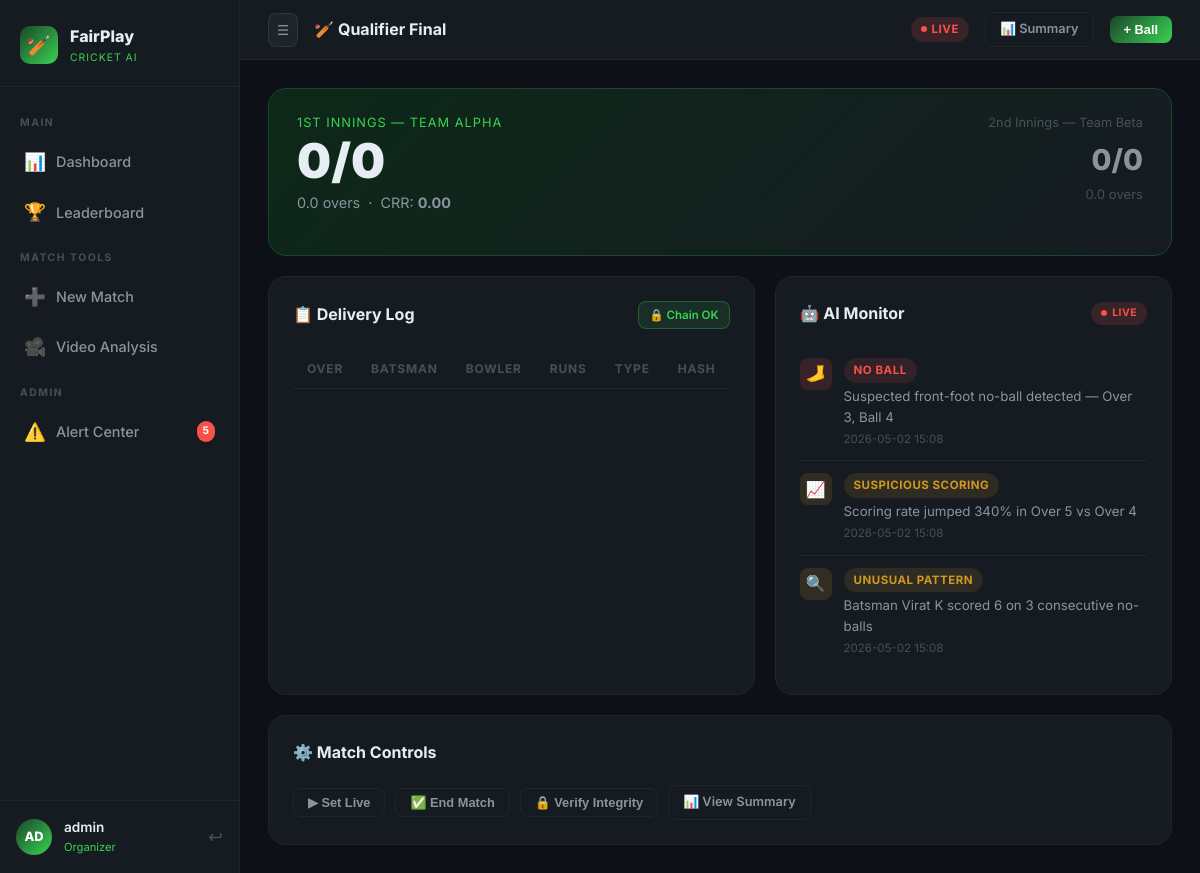
Page /match/1 (signed in) on the committed database.
### tables this page shows
CREATE TABLE matches (
            id INTEGER PRIMARY KEY AUTOINCREMENT,
            title TEXT NOT NULL,
            team_a TEXT NOT NULL,
            team_b TEXT NOT NULL,
            venue TEXT,
            overs INTEGER DEFAULT 20,
            status TEXT DEFAULT 'upcoming',
            winner TEXT,
            created_by INTEGER,
            created_at TEXT DEFAULT CURRENT_TIMESTAMP,
            FOREIGN KEY(created_by) REFERENCES users(id)
        );

CREATE TABLE alerts (
            id INTEGER PRIMARY KEY AUTOINCREMENT,
            match_id INTEGER,
            alert_type TEXT NOT NULL,
            severity TEXT DEFAULT 'medium',
            description TEXT,
            delivery_id INTEGER,
            created_at TEXT DEFAULT CURRENT_TIMESTAMP,
            resolved INTEGER DEFAULT 0
        );

### app.py (the view)
@app.route('/match/<int:match_id>')
@login_required
def match_live(match_id):
    conn = get_db()
    match = conn.execute('SELECT * FROM matches WHERE id=?', (match_id,)).fetchone()
    if not match:
        return redirect(url_for('dashboard'))
    alerts = conn.execute(
        'SELECT * FROM alerts WHERE match_id=? ORDER BY created_at DESC LIMIT 20',
        (match_id,)
    ).fetchall()
    conn.close()
    score = get_match_score(match_id, 1)
    score2 = get_match_score(match_id, 2)
    return render_template('match_live.html',
                           match=match,
                           score=score,
                           score2=score2,
                           alerts=alerts)

### app.py (called while the page is built)
def login_required(f):
    @wraps(f)
    def decorated(*args, **kwargs):
        if 'user_id' not in session:
            return redirect(url_for('login'))
        return f(*args, **kwargs)
    return decorated

### database.py (called while the page is built)
def get_db():
    conn = sqlite3.connect(DB_PATH)
    conn.row_factory = sqlite3.Row
    return conn

def get_match_score(match_id: int, innings: int = 1) -> dict:
    conn = get_db()
    c = conn.cursor()
    rows = c.execute(
        'SELECT * FROM deliveries WHERE match_id=? AND innings=? ORDER BY id ASC',
        (match_id, innings)
    ).fetchall()
    total_runs = sum(r['runs'] + r['extras'] for r in rows)
    wickets = sum(1 for r in rows if r['is_wicket'])
    legal_balls = sum(1 for r in rows if not r['extra_type'] or r['extra_type'] not in ('wide', 'noball'))
    overs_complete = legal_balls // 6
    balls_rem = legal_balls % 6
    conn.close()
    return {
        'runs': total_runs,
        'wickets': wickets,
        'overs': f"{overs_complete}.{balls_rem}",
        'legal_balls': legal_balls,
        'deliveries': [dict(r) for r in rows]
    }

### templates/match_live.html (shortened to what this page needs)
{% extends "base.html" %}
{% block topbar_title %}🏏 {{ match.title }}{% endblock %}
{% block topbar_actions %}
  <span class="badge badge-{{ match.status }}">{{ match.status|upper }}</span>
  <a href="/match/{{ match.id }}/summary" class="btn btn-sm btn-outline">📊 Summary</a>
  {% if session.role in ['umpire','organizer'] %}
  <button class="btn btn-sm btn-primary" onclick="openModal('deliveryModal')">+ Ball</button>
  {% endif %}
{% endblock %}
{% block content %}
<div class="scoreboard" style="margin-bottom:20px;">
  <div style="display:flex;justify-content:space-between;align-items:flex-start;flex-wrap:wrap;gap:16px;">
    <div>
      <div style="font-size:0.8rem;color:var(--green-accent);letter-spacing:1px;text-transform:uppercase;margin-bottom:4px;">1st Innings — {{ match.team_a }}</div>
      <div class="score-main" id="score-display">{{ score.runs }}/{{ score.wickets }}</div>
      <div class="score-detail">{{ score.overs }} overs &nbsp;·&nbsp; CRR: <strong id="crr">{% if score.legal_balls > 0 %}{{ "%.2f"|format(score.runs / (score.legal_balls/6)) }}{% else %}0.00{% endif %}</strong></div>
    </div>
    <div style="text-align:right;">
      <div style="font-size:0.8rem;color:var(--text-muted);margin-bottom:4px;">2nd Innings — {{ match.team_b }}</div>
      <div style="font-size:1.8rem;font-weight:800;color:var(--text-secondary);">{{ score2.runs }}/{{ score2.wickets }}</div>
      <div style="font-size:0.82rem;color:var(--text-muted);">{{ score2.overs }} overs</div>
    </div>
  </div>
</div>
<div class="grid-2" style="gap:20px;">
  <div class="card">
    <div class="card-header">
      <span class="card-title">📋 Delivery Log</span>
      <span id="tamper-badge" class="tamper-status tamper-ok" style="font-size:0.72rem;padding:4px 10px;">🔒 Chain OK</span>
    </div>
    <div class="table-wrap" style="max-height:380px;overflow-y:auto;">
      <table>
        <thead>
          <tr>
            <th>Over</th><th>Batsman</th><th>Bowler</th><th>Runs</th><th>Type</th><th>Hash</th>
          </tr>
        </thead>
      </table>
    </div>
  </div>
  <div class="card">
    <div class="card-header">
      <span class="card-title">🤖 AI Monitor</span>
      <span class="badge badge-live" style="font-size:0.65rem;">LIVE</span>
    </div>
    <div id="ai-alert-feed" style="max-height:380px;overflow-y:auto;">
      {% if alerts %}
        {% for a in alerts %}
        <div class="alert-item">
          <div class="alert-icon {{ a.severity }}">
            {% if a.alert_type == 'no_ball' %}🦶{% elif a.alert_type == 'suspicious_scoring' %}📈{% elif a.alert_type == 'unusual_pattern' %}🔍{% else %}⚠️{% endif %}
          </div>
          <div>
            <div style="display:flex;gap:6px;margin-bottom:3px;">
              <span class="badge badge-{{ a.severity }}">{{ a.alert_type|replace('_',' ')|upper }}</span>
            </div>
            <div class="alert-text">{{ a.description }}</div>
            <div class="alert-time">{{ a.created_at[:16].replace('T',' ') }}</div>
          </div>
        </div>
        {% endfor %}
      {% else %}
        <div style="text-align:center;padding:40px;color:var(--text-muted);">
          <div style="font-size:2rem;">✅</div>
          <div style="margin-top:8px;">No alerts detected</div>
        </div>
      {% endif %}
    </div>
  </div>
</div>
{% if session.role in ['umpire','organizer'] %}
<div class="card" style="margin-top:20px;">
  <div class="card-header"><span class="card-title">⚙️ Match Controls</span></div>
  <div style="display:flex;gap:10px;flex-wrap:wrap;align-items:center;">
    <button class="btn btn-outline btn-sm" onclick="setStatus('live')">▶ Set Live</button>
    <button class="btn btn-outline btn-sm" onclick="setStatus('completed')">✅ End Match</button>
    <button class="btn btn-outline btn-sm" onclick="verifyChain()">🔒 Verify Integrity</button>
    <a href="/match/{{ match.id }}/summary" class="btn btn-outline btn-sm">📊 View Summary</a>
  </div>
</div>
{% endif %}
{% endblock %}

### static/css/styles.css (style rules this page uses)
:root { --green-dark: #0d2818; --green-mid: #1a472a; --green-accent: #39d353; --green-light: #56f07a; --dark-bg: #0d1117; --dark-card: #161b22; --dark-border: #21262d; --dark-hover: #1c2128; --text-primary: #e6edf3; --text-secondary: #8b949e; --text-muted: #484f58; --glass: rgba(255, 255, 255, 0.04); --glass-border: rgba(255, 255, 255, 0.08); --red: #f85149; --orange: #d29922; --blue: #388bfd; --radius: 12px; --radius-lg: 18px; --shadow: 0 8px 32px rgba(0,0,0,0.4); --shadow-card: 0 4px 16px rgba(0,0,0,0.3); }
*, *::before, *::after { box-sizing: border-box; margin: 0; padding: 0; }
body { font-family: 'Inter', 'Segoe UI', sans-serif; background: var(--dark-bg); color: var(--text-primary); min-height: 100vh; line-height: 1.6; overflow-x: hidden; }
a { color: var(--green-accent); text-decoration: none; transition: color .2s; }
.card { background: var(--dark-card); border: 1px solid var(--dark-border); border-radius: var(--radius-lg); padding: 24px; transition: border-color .2s; }
.card-header { display: flex; align-items: center; justify-content: space-between; margin-bottom: 20px; }
.card-title { font-size: 1rem; font-weight: 700; }
.badge { display: inline-flex; align-items: center; gap: 5px; padding: 3px 10px; border-radius: 20px; font-size: 0.72rem; font-weight: 700; text-transform: uppercase; letter-spacing: 0.5px; }
.badge-live { background: rgba(248,81,73,0.15); color: var(--red); }
.badge-live::before { content: ''; width: 6px; height: 6px; background: var(--red); border-radius: 50%; animation: pulse 1.2s infinite; }
.badge-high { background: rgba(248,81,73,0.12); color: var(--red); }
.badge-medium { background: rgba(210,153,34,0.12); color: var(--orange); }
.table-wrap { overflow-x: auto; }
table { width: 100%; border-collapse: collapse; }
thead th { padding: 10px 14px; font-size: 0.75rem; font-weight: 700; color: var(--text-muted); text-transform: uppercase; letter-spacing: 0.8px; text-align: left; border-bottom: 1px solid var(--dark-border); }
.btn { display: inline-flex; align-items: center; justify-content: center; gap: 8px; padding: 10px 20px; border-radius: 8px; font-size: 0.88rem; font-weight: 600; cursor: pointer; border: none; transition: all .2s; white-space: nowrap; }
.btn-primary { background: linear-gradient(135deg, var(--green-mid), var(--green-accent)); color: #fff; }
.btn-outline { background: transparent; border: 1px solid var(--dark-border); color: var(--text-secondary); }
.btn-sm { padding: 6px 14px; font-size: 0.8rem; }
.scoreboard { background: linear-gradient(135deg, var(--green-dark), var(--dark-card)); border: 1px solid var(--green-mid); border-radius: var(--radius-lg); padding: 24px 28px; margin-bottom: 24px; }
.score-main { font-size: 3rem; font-weight: 900; color: var(--text-primary); line-height: 1; }
.score-detail { font-size: 0.9rem; color: var(--text-secondary); margin-top: 6px; }
.alert-item { display: flex; gap: 12px; align-items: flex-start; padding: 12px 0; border-bottom: 1px solid var(--dark-border); animation: slideIn .3s ease; }
.alert-item:last-child { border-bottom: none; }
.alert-icon { width: 32px; height: 32px; border-radius: 8px; flex-shrink: 0; display: flex; align-items: center; justify-content: center; font-size: 1rem; }
.alert-icon.high { background: rgba(248,81,73,0.15); }
.alert-icon.medium { background: rgba(210,153,34,0.15); }
.alert-text { font-size: 0.83rem; color: var(--text-secondary); }
.alert-time { font-size: 0.72rem; color: var(--text-muted); margin-top: 2px; }
.grid-2 { display: grid; grid-template-columns: 1fr 1fr; gap: 20px; }
.tamper-status { display: flex; align-items: center; gap: 10px; padding: 12px 16px; border-radius: 8px; font-size: 0.85rem; font-weight: 600; }
.tamper-ok { background: rgba(57,211,83,0.1); border: 1px solid rgba(57,211,83,0.3); color: var(--green-accent); }

### rows in the picture
matches: title "Qualifier Final", status "LIVE", team_a "TEAM ALPHA", team_b "Team Beta"
alerts: alert_type "NO BALL", description "Suspected front-foot no-ball detected — Over 3, Ball 4", created_at "2026-05-02 15:08"
alerts: alert_type "SUSPICIOUS SCORING", description "Scoring rate jumped 340% in Over 5 vs Over 4", created_at "2026-05-02 15:08"
alerts: alert_type "UNUSUAL PATTERN", description "Batsman Virat K scored 6 on 3 consecutive no-balls", created_at "2026-05-02 15:08"

### other values in the picture
{{ session.avatar or '??' }} "AD"
{{ session.username or 'Guest' }} "admin"
{{ session.role or 'player' }} "Organizer"
{{ score.runs }} "0"
{{ score.wickets }} "0"
{{ score.overs }} "0.0"
{{ score2.runs }} "0"
{{ score2.wickets }} "0"
{{ score2.overs }} "0.0"
